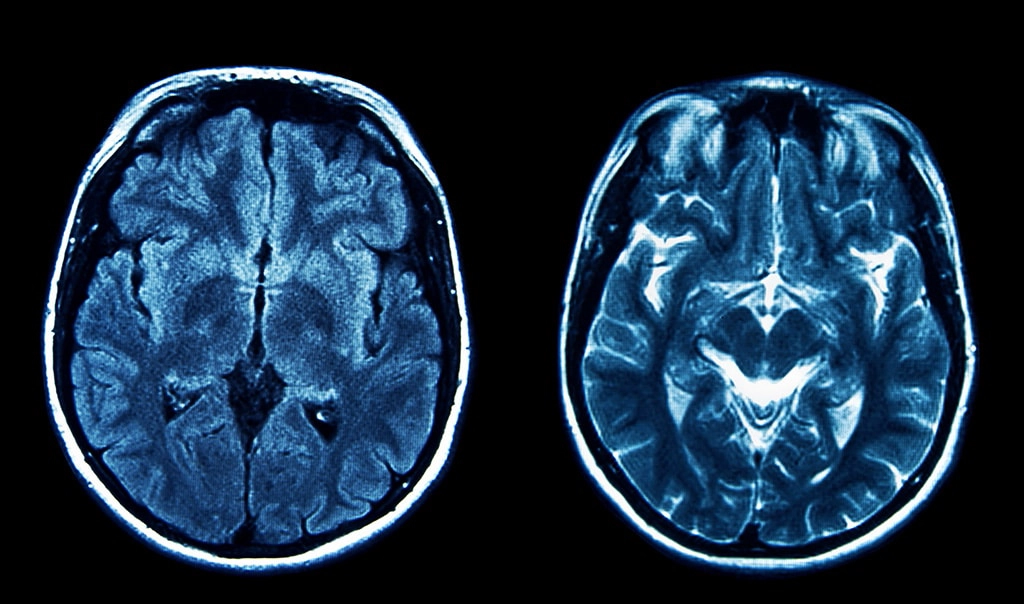
#> input picture session_6/brain.png, 1024 x 604 px
$ python ml_s6_brain_color_clustering.py
#> lines starting #> are read from the running program, lines starting #| are printed output that depends on the picture
import cv2 as cv
from matplotlib import pyplot as plt
from sklearn.cluster import KMeans

img = cv.imread("brain.png", cv.IMREAD_GRAYSCALE)
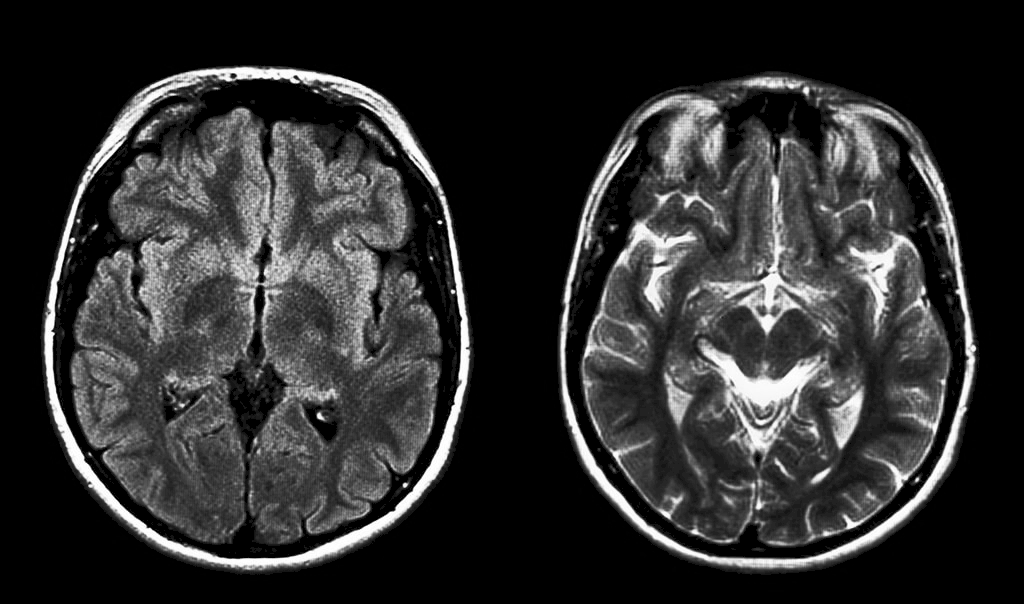
#> img: shape (604, 1024); min 0, max 255, mean 46.8

vector_image = img.reshape(-1, 1)
model = KMeans(n_clusters=2)
model.fit(vector_image)
pred = model.predict(vector_image)

plt.subplot(2,2,1)
plt.imshow(img, cmap="gray")

plt.subplot(2,2,3)
plt.hist(img.ravel(), bins=256)

plt.subplot(2,2,2)
plt.imshow(pred.reshape(img.shape), cmap="gray")

plt.subplot(2,2,4)
plt.hist(pred, bins=256)
plt.show()
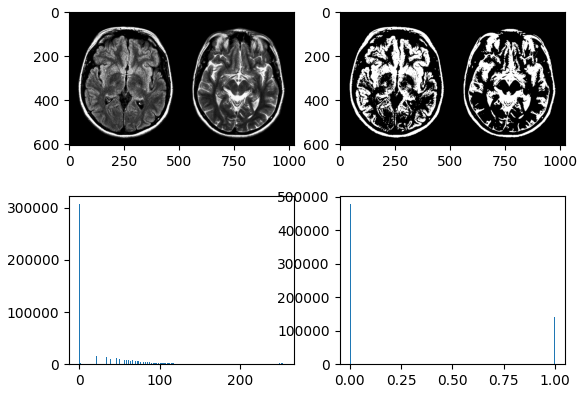
#> figure drawn by matplotlib, 4 panels; panel 2: tallest bar 306721 high, from x = 0 to 0.996; panel 4: tallest bar 478327 high, from x = 0 to 0.00391

$ run again, with session_6/face2.png copied over session_6/brain.png
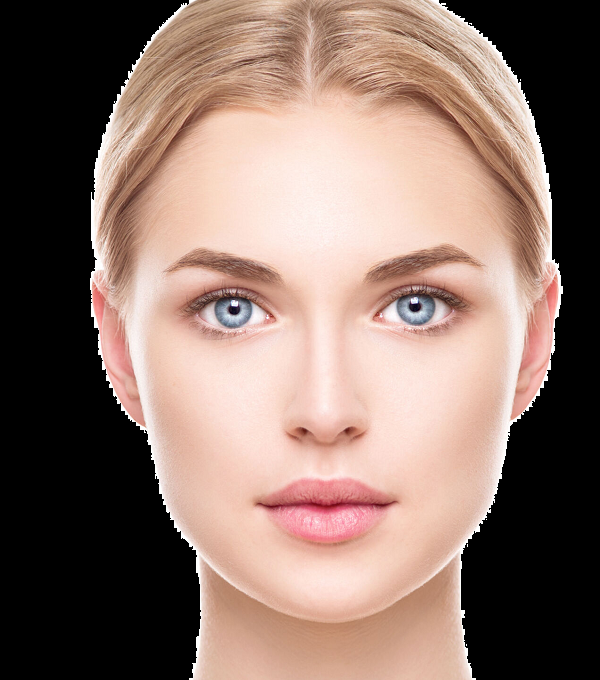
#> input picture session_6/face2.png, 600 x 680 px
#> `img = cv.imread("brain.png", cv.IMREAD_GRAYSCALE)`:
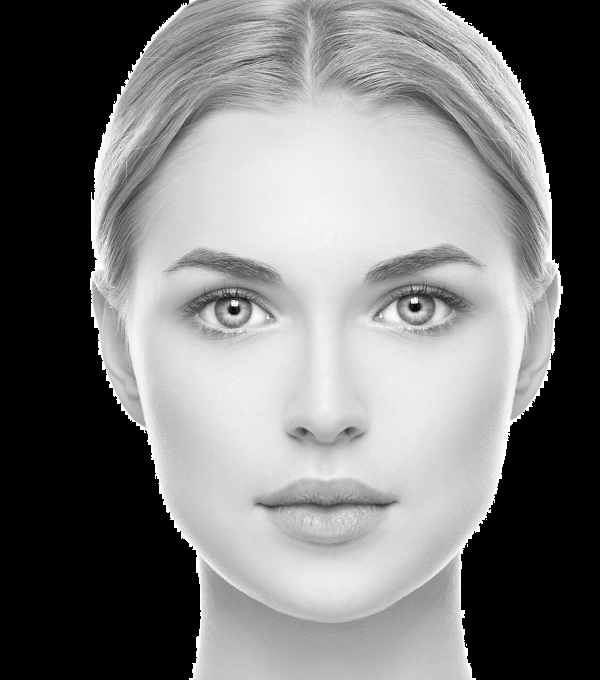
#> img: shape (680, 600); min 0, max 255, mean 122.4
#> `plt.show()`:
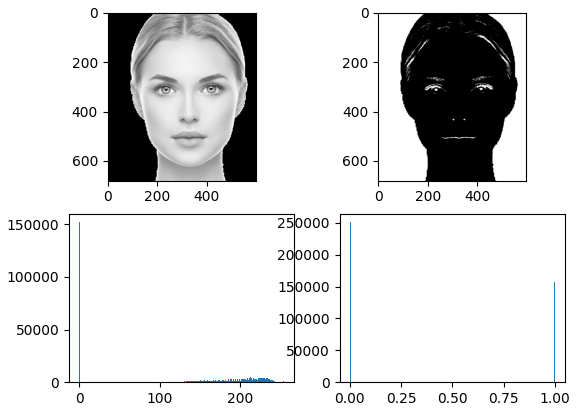
#> figure drawn by matplotlib, 4 panels; panel 2: tallest bar 151840 high, from x = 0 to 0.996; panel 4: tallest bar 251010 high, from x = 0 to 0.00391
